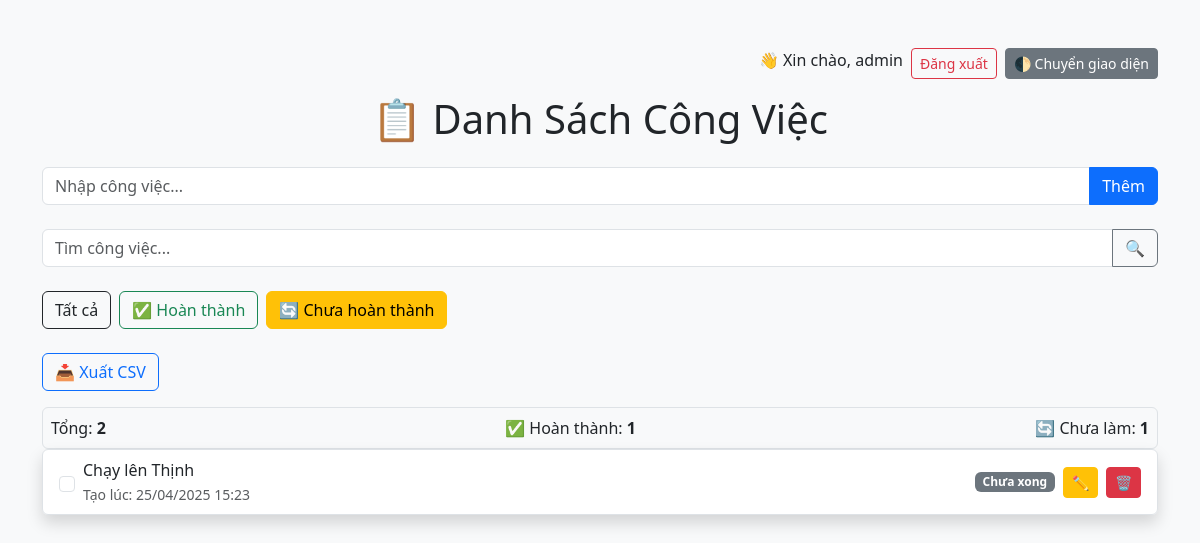
Screenshot of /?status=pending (signed in) with the database file from the repository.
### todo/models.py (models this page shows, shortened)
class Task(models.Model):
    title = models.CharField(max_length=200)
    completed = models.BooleanField(default=False)
    created_at = models.DateTimeField(auto_now_add=True)
    user = models.ForeignKey(User, on_delete=models.CASCADE, null=True, blank=True)

### todo/views.py (the view, shortened to what this page needs)
# urls.py: path('',views.taskList, name='task'),
@login_required
def taskList(request):
    search_input = request.GET.get('search','')
    status_filter = request.GET.get('status','')
    form = TaskForm()
    tasks = Task.objects.filter(user=request.user).order_by('-created_at')
    total_tasks = len(tasks)
    completed_tasks = len([t for t in tasks if t.completed])
    pending_tasks = len([t for t in tasks if not t.completed])
    if search_input:
        normalized_input = unidecode(search_input.lower())
        tasks = [t for t in tasks if normalized_input in unidecode(t.title.lower())]
    if status_filter == 'completed':
        tasks = [t for t in tasks if t.completed]
    elif status_filter == 'pending':
        tasks = [t for t in tasks if not t.completed]
    form = TaskForm()
    context = {'tasks':tasks,
                'form':form,
                'total_tasks': total_tasks,
                'completed_tasks': completed_tasks,
                'pending_tasks': pending_tasks,
                }
    return render(request,'todo/task_list.html',context)

### todo/forms.py
class TaskForm(forms.ModelForm):
    class Meta:
        model = Task
        fields = ("title",) # chỉ cho người dùng nhập title thôi

### todo/templates/todo/task_list.html (shortened to what this page needs)
{% load static %}
<!DOCTYPE html>
<html>
<head>
    <link href="https://cdn.jsdelivr.net/npm/bootstrap@5.3.3/dist/css/bootstrap.min.css" rel="stylesheet">
    <link href="{% static 'css/dark-mode.css' %}" rel="stylesheet">
</head>
<body class="bg-light">
    <div class="container py-5">
        <div class="d-flex justify-content-end mb-3">
            {% if user.is_authenticated %}
                <span class="me-2">👋 Xin chào, {{ user.username }}</span>
                <a href="{% url 'logout' %}" class="btn btn-outline-danger btn-sm">Đăng xuất</a>
            {% else %}
                <a href="{% url 'login' %}" class="btn btn-outline-primary btn-sm">Đăng nhập</a>
            {% endif %}
            <button onclick="toggleDarkMode()" class="btn btn-sm btn-secondary ms-2">🌓 Chuyển giao diện</button>
        </div>
        <h1 class="mb-4 text-center">📋 Danh Sách Công Việc</h1>
        <form method="POST" class="mb-4">
            <div class="input-group">
                <input type="text" name="title" class="form-control" placeholder="Nhập công việc..." required>
                <button class="btn btn-primary" type="submit">Thêm</button>
            </div>
        </form>
        <form method="GET" class="mb-4">
            <div class="input-group">
                <input type="text" name="search" class="form-control" placeholder="Tìm công việc..." value="{{ request.GET.search }}">
                <button class="btn btn-outline-secondary" type="submit">🔍</button>
            </div><br>
            <div class="d-flex gap-2 mb-4">
                <a href="/" class="btn btn-outline-dark {% if not request.GET.status %}active{% endif %}">Tất cả</a>
                <a href="?status=completed" class="btn btn-outline-success {% if request.GET.status == 'completed' %}active{% endif %}">✅ Hoàn thành</a>
                <a href="?status=pending" class="btn btn-outline-warning {% if request.GET.status == 'pending' %}active{% endif %}">🔄 Chưa hoàn thành</a>
            </div>
        </form>
        <a href="{% url 'export-csv' %}" class="btn btn-outline-primary mb-3">📥 Xuất CSV</a>
        <div class="bg-light border rounded p-2 d-flex justify-content-between align-items-center">
            <span>Tổng: <strong>{{ total_tasks }}</strong></span>
            <span>✅ Hoàn thành: <strong>{{ completed_tasks }}</strong></span>
            <span>🔄 Chưa làm: <strong>{{ pending_tasks }}</strong></span>
        </div>
        <ul class="list-group shadow">
            {% for task in tasks %}
            <li class="list-group-item">
                <div class="d-flex align-items-center justify-content-between">
                    <div class="d-flex align-items-center gap-2">
                        <form method="POST" action="/" class="d-flex align-items-center">
                            <input type="checkbox" class="form-check-input me-2" onchange="this.form.submit()" {% if task.completed %}checked{% endif %}>
                            <div>
                                <label class="form-check-label mb-0">{{ task.title }}</label><br>
                                <small class="text-muted">Tạo lúc: {{ task.created_at|date:"d/m/Y H:i" }}</small>
                            </div>
                        </form>
                    </div>
                    <div class="d-flex align-items-center gap-2">
                        {% if task.completed %}
                            <span class="badge bg-success">Hoàn thành</span>
                        {% else %}
                            <span class="badge bg-secondary">Chưa xong</span>
                        {% endif %}
                        <a href="{% url 'edit-task' task.id %}" class="btn btn-sm btn-warning" title="Sửa">✏️</a>
                        <a href="{% url 'delete-task' task.id %}" class="btn btn-sm btn-danger" title="Xoá">🗑️</a>
                    </div>
                </div>
            </li>
            {% empty %}
            <li class="list-group-item">Chưa có công việc nào!</li>
            {% endfor %}
        </ul>
    </div>
</body>
</html>

### rows the page displays
Task: title "Chạy lên Thịnh", created_at "25/04/2025 15:23", shows "Chưa xong"

### other values shown
{{ user.username }} "admin"
{{ total_tasks }} "2"
{{ completed_tasks }} "1"
{{ pending_tasks }} "1"
